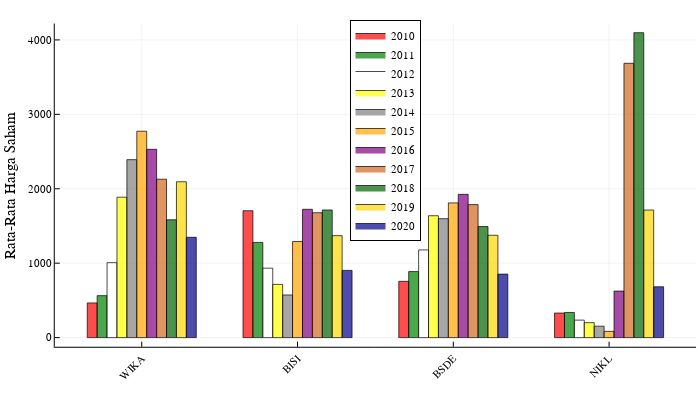

Notebook code cell kept with this figure:
### Code cell
saham=DataFrame(nama=["WIKA", "BISI", "BSDE", "NIKL"])
ket_saham = saham[:,1]
groupedbar([rata2010 rata2011 rata2012 rata2013 rata2014 rata2015 rata2016 rata2017 rata2018 rata2019 rata2020],
            bar_position = :dodge, 
            bar_width=0.7, 
            xticks=(1:4, ket_saham),
            labels=["2010" "2011" "2012" "2013" "2014" "2015" "2016" "2017" "2018" "2019" "2020"],
            legend=:top,
            ylabel="Rata-Rata Harga Saham",
            xrotation=45, 
            color=[:red :green :white :yellow :gray :orange :purple :chocolate :darkgreen :gold :darkblue],
            alpha=0.7,
            size=(700,400))

### Figure 1 — Plotly figure (JSON) as saved in the notebook; plotly's stock layout.template omitted (floating-point values rounded to 4 significant figures)
{"data": [{"fill": "tozeroy", "fillcolor": "rgba(255, 0, 0, 0.700)", "hoverinfo": "none", "legendgroup": "2010", "line": {"color": "rgba(0, 0, 0, 0.700)", "dash": "solid", "width": 1}, "mode": "lines", "name": "2010", "showlegend": true, "type": "scatter", "x": [0.65, 0.65, 0.7136, 0.7136, 0.65, 0.65], "xaxis": "x1", "y": [466, 0, 0, 466, 466, 466], "yaxis": "y1"}, {"fill": "tozeroy", "fillcolor": "rgba(255, 0, 0, 0.700)", "hoverinfo": "none", "legendgroup": "2010", "line": {"color": "rgba(0, 0, 0, 0.700)", "dash": "solid", "width": 1}, "mode": "lines", "name": "2010", "showlegend": false, "type": "scatter", "x": [1.65, 1.65, 1.714, 1.714, 1.65, 1.65], "xaxis": "x1", "y": [1705, 0, 0, 1705, 1705, 1705], "yaxis": "y1"}, {"fill": "tozeroy", "fillcolor": "rgba(255, 0, 0, 0.700)", "hoverinfo": "none", "legendgroup": "2010", "line": {"color": "rgba(0, 0, 0, 0.700)", "dash": "solid", "width": 1}, "mode": "lines", "name": "2010", "showlegend": false, "type": "scatter", "x": [2.65, 2.65, 2.714, 2.714, 2.65, 2.65], "xaxis": "x1", "y": [756, 0, 0, 756, 756, 756], "yaxis": "y1"}, {"fill": "tozeroy", "fillcolor": "rgba(255, 0, 0, 0.700)", "hoverinfo": "none", "legendgroup": "2010", "line": {"color": "rgba(0, 0, 0, 0.700)", "dash": "solid", "width": 1}, "mode": "lines", "name": "2010", "showlegend": false, "type": "scatter", "x": [3.65, 3.65, 3.714, 3.714, 3.65, 3.65], "xaxis": "x1", "y": [330, 0, 0, 330, 330, 330], "yaxis": "y1"}, {"colorbar": {"title": ""}, "legendgroup": "2010", "marker": {"color": "rgba(255, 0, 0, 0.000)", "line": {"color": "rgba(0, 0, 0, 0.000)", "width": 1}, "size": 0, "symbol": "circle"}, "mode": "markers", "name": "2010", "showlegend": false, "type": "scatter", "x": [0.6818, 1.682, 2.682, 3.682], "xaxis": "x", "y": [466, 1705, 756, 330], "yaxis": "y", "zmax": null, "zmin": null}, {"fill": "tozeroy", "fillcolor": "rgba(0, 128, 0, 0.700)", "hoverinfo": "none", "legendgroup": "2011", "line": {"color": "rgba(0, 0, 0, 0.700)", "dash": "solid", "width": 1}, "mode": "lines", "name": "2011", "showlegend": true, "type": "scatter", "x": [0.7136, 0.7136, 0.7773, 0.7773, 0.7136, 0.7136], "xaxis": "x1", "y": [564, 0, 0, 564, 564, 564], "yaxis": "y1"}, {"fill": "tozeroy", "fillcolor": "rgba(0, 128, 0, 0.700)", "hoverinfo": "none", "legendgroup": "2011", "line": {"color": "rgba(0, 0, 0, 0.700)", "dash": "solid", "width": 1}, "mode": "lines", "name": "2011", "showlegend": false, "type": "scatter", "x": [1.714, 1.714, 1.777, 1.777, 1.714, 1.714], "xaxis": "x1", "y": [1279, 0, 0, 1279, 1279, 1279], "yaxis": "y1"}, {"fill": "tozeroy", "fillcolor": "rgba(0, 128, 0, 0.700)", "hoverinfo": "none", "legendgroup": "2011", "line": {"color": "rgba(0, 0, 0, 0.700)", "dash": "solid", "width": 1}, "mode": "lines", "name": "2011", "showlegend": false, "type": "scatter", "x": [2.714, 2.714, 2.777, 2.777, 2.714, 2.714], "xaxis": "x1", "y": [887, 0, 0, 887, 887, 887], "yaxis": "y1"}, {"fill": "tozeroy", "fillcolor": "rgba(0, 128, 0, 0.700)", "hoverinfo": "none", "legendgroup": "2011", "line": {"color": "rgba(0, 0, 0, 0.700)", "dash": "solid", "width": 1}, "mode": "lines", "name": "2011", "showlegend": false, "type": "scatter", "x": [3.714, 3.714, 3.777, 3.777, 3.714, 3.714], "xaxis": "x1", "y": [338, 0, 0, 338, 338, 338], "yaxis": "y1"}, {"colorbar": {"title": ""}, "legendgroup": "2011", "marker": {"color": "rgba(0, 128, 0, 0.000)", "line": {"color": "rgba(0, 0, 0, 0.000)", "width": 1}, "size": 0, "symbol": "circle"}, "mode": "markers", "name": "2011", "showlegend": false, "type": "scatter", "x": [0.7455, 1.745, 2.745, 3.745], "xaxis": "x", "y": [564, 1279, 887, 338], "yaxis": "y", "zmax": null, "zmin": null}, {"fill": "tozeroy", "fillcolor": "rgba(255, 255, 255, 0.700)", "hoverinfo": "none", "legendgroup": "2012", "line": {"color": "rgba(0, 0, 0, 0.700)", "dash": "solid", "width": 1}, "mode": "lines", "name": "2012", "showlegend": true, "type": "scatter", "x": [0.7773, 0.7773, 0.8409, 0.8409, 0.7773, 0.7773], "xaxis": "x1", "y": [1007, 0, 0, 1007, 1007, 1007], "yaxis": "y1"}, {"fill": "tozeroy", "fillcolor": "rgba(255, 255, 255, 0.700)", "hoverinfo": "none", "legendgroup": "2012", "line": {"color": "rgba(0, 0, 0, 0.700)", "dash": "solid", "width": 1}, "mode": "lines", "name": "2012", "showlegend": false, "type": "scatter", "x": [1.777, 1.777, 1.841, 1.841, 1.777, 1.777], "xaxis": "x1", "y": [933, 0, 0, 933, 933, 933], "yaxis": "y1"}, {"fill": "tozeroy", "fillcolor": "rgba(255, 255, 255, 0.700)", "hoverinfo": "none", "legendgroup": "2012", "line": {"color": "rgba(0, 0, 0, 0.700)", "dash": "solid", "width": 1}, "mode": "lines", "name": "2012", "showlegend": false, "type": "scatter", "x": [2.777, 2.777, 2.841, 2.841, 2.777, 2.777], "xaxis": "x1", "y": [1178, 0, 0, 1178, 1178, 1178], "yaxis": "y1"}, {"fill": "tozeroy", "fillcolor": "rgba(255, 255, 255, 0.700)", "hoverinfo": "none", "legendgroup": "2012", "line": {"color": "rgba(0, 0, 0, 0.700)", "dash": "solid", "width": 1}, "mode": "lines", "name": "2012", "showlegend": false, "type": "scatter", "x": [3.777, 3.777, 3.841, 3.841, 3.777, 3.777], "xaxis": "x1", "y": [235, 0, 0, 235, 235, 235], "yaxis": "y1"}, {"colorbar": {"title": ""}, "legendgroup": "2012", "marker": {"color": "rgba(255, 255, 255, 0.000)", "line": {"color": "rgba(0, 0, 0, 0.000)", "width": 1}, "size": 0, "symbol": "circle"}, "mode": "markers", "name": "2012", "showlegend": false, "type": "scatter", "x": [0.8091, 1.809, 2.809, 3.809], "xaxis": "x", "y": [1007, 933, 1178, 235], "yaxis": "y", "zmax": null, "zmin": null}, {"fill": "tozeroy", "fillcolor": "rgba(255, 255, 0, 0.700)", "hoverinfo": "none", "legendgroup": "2013", "line": {"color": "rgba(0, 0, 0, 0.700)", "dash": "solid", "width": 1}, "mode": "lines", "name": "2013", "showlegend": true, "type": "scatter", "x": [0.8409, 0.8409, 0.9045, 0.9045, 0.8409, 0.8409], "xaxis": "x1", "y": [1887, 0, 0, 1887, 1887, 1887], "yaxis": "y1"}, {"fill": "tozeroy", "fillcolor": "rgba(255, 255, 0, 0.700)", "hoverinfo": "none", "legendgroup": "2013", "line": {"color": "rgba(0, 0, 0, 0.700)", "dash": "solid", "width": 1}, "mode": "lines", "name": "2013", "showlegend": false, "type": "scatter", "x": [1.841, 1.841, 1.905, 1.905, 1.841, 1.841], "xaxis": "x1", "y": [715, 0, 0, 715, 715, 715], "yaxis": "y1"}, {"fill": "tozeroy", "fillcolor": "rgba(255, 255, 0, 0.700)", "hoverinfo": "none", "legendgroup": "2013", "line": {"color": "rgba(0, 0, 0, 0.700)", "dash": "solid", "width": 1}, "mode": "lines", "name": "2013", "showlegend": false, "type": "scatter", "x": [2.841, 2.841, 2.905, 2.905, 2.841, 2.841], "xaxis": "x1", "y": [1638, 0, 0, 1638, 1638, 1638], "yaxis": "y1"}, {"fill": "tozeroy", "fillcolor": "rgba(255, 255, 0, 0.700)", "hoverinfo": "none", "legendgroup": "2013", "line": {"color": "rgba(0, 0, 0, 0.700)", "dash": "solid", "width": 1}, "mode": "lines", "name": "2013", "showlegend": false, "type": "scatter", "x": [3.841, 3.841, 3.905, 3.905, 3.841, 3.841], "xaxis": "x1", "y": [201, 0, 0, 201, 201, 201], "yaxis": "y1"}, {"colorbar": {"title": ""}, "legendgroup": "2013", "marker": {"color": "rgba(255, 255, 0, 0.000)", "line": {"color": "rgba(0, 0, 0, 0.000)", "width": 1}, "size": 0, "symbol": "circle"}, "mode": "markers", "name": "2013", "showlegend": false, "type": "scatter", "x": [0.8727, 1.873, 2.873, 3.873], "xaxis": "x", "y": [1887, 715, 1638, 201], "yaxis": "y", "zmax": null, "zmin": null}, {"fill": "tozeroy", "fillcolor": "rgba(128, 128, 128, 0.700)", "hoverinfo": "none", "legendgroup": "2014", "line": {"color": "rgba(0, 0, 0, 0.700)", "dash": "solid", "width": 1}, "mode": "lines", "name": "2014", "showlegend": true, "type": "scatter", "x": [0.9045, 0.9045, 0.9682, 0.9682, 0.9045, 0.9045], "xaxis": "x1", "y": [2391, 0, 0, 2391, 2391, 2391], "yaxis": "y1"}, {"fill": "tozeroy", "fillcolor": "rgba(128, 128, 128, 0.700)", "hoverinfo": "none", "legendgroup": "2014", "line": {"color": "rgba(0, 0, 0, 0.700)", "dash": "solid", "width": 1}, "mode": "lines", "name": "2014", "showlegend": false, "type": "scatter", "x": [1.905, 1.905, 1.968, 1.968, 1.905, 1.905], "xaxis": "x1", "y": [573, 0, 0, 573, 573, 573], "yaxis": "y1"}, {"fill": "tozeroy", "fillcolor": "rgba(128, 128, 128, 0.700)", "hoverinfo": "none", "legendgroup": "2014", "line": {"color": "rgba(0, 0, 0, 0.700)", "dash": "solid", "width": 1}, "mode": "lines", "name": "2014", "showlegend": false, "type": "scatter", "x": [2.905, 2.905, 2.968, 2.968, 2.905, 2.905], "xaxis": "x1", "y": [1598, 0, 0, 1598, 1598, 1598], "yaxis": "y1"}, {"fill": "tozeroy", "fillcolor": "rgba(128, 128, 128, 0.700)", "hoverinfo": "none", "legendgroup": "2014", "line": {"color": "rgba(0, 0, 0, 0.700)", "dash": "solid", "width": 1}, "mode": "lines", "name": "2014", "showlegend": false, "type": "scatter", "x": [3.905, 3.905, 3.968, 3.968, 3.905, 3.905], "xaxis": "x1", "y": [154, 0, 0, 154, 154, 154], "yaxis": "y1"}, {"colorbar": {"title": ""}, "legendgroup": "2014", "marker": {"color": "rgba(128, 128, 128, 0.000)", "line": {"color": "rgba(0, 0, 0, 0.000)", "width": 1}, "size": 0, "symbol": "circle"}, "mode": "markers", "name": "2014", "showlegend": false, "type": "scatter", "x": [0.9364, 1.936, 2.936, 3.936], "xaxis": "x", "y": [2391, 573, 1598, 154], "yaxis": "y", "zmax": null, "zmin": null}, {"fill": "tozeroy", "fillcolor": "rgba(255, 165, 0, 0.700)", "hoverinfo": "none", "legendgroup": "2015", "line": {"color": "rgba(0, 0, 0, 0.700)", "dash": "solid", "width": 1}, "mode": "lines", "name": "2015", "showlegend": true, "type": "scatter", "x": [0.9682, 0.9682, 1.032, 1.032, 0.9682, 0.9682], "xaxis": "x1", "y": [2773, 0, 0, 2773, 2773, 2773], "yaxis": "y1"}, {"fill": "tozeroy", "fillcolor": "rgba(255, 165, 0, 0.700)", "hoverinfo": "none", "legendgroup": "2015", "line": {"color": "rgba(0, 0, 0, 0.700)", "dash": "solid", "width": 1}, "mode": "lines", "name": "2015", "showlegend": false, "type": "scatter", "x": [1.968, 1.968, 2.032, 2.032, 1.968, 1.968], "xaxis": "x1", "y": [1291, 0, 0, 1291, 1291, 1291], "yaxis": "y1"}, {"fill": "tozeroy", "fillcolor": "rgba(255, 165, 0, 0.700)", "hoverinfo": "none", "legendgroup": "2015", "line": {"color": "rgba(0, 0, 0, 0.700)", "dash": "solid", "width": 1}, "mode": "lines", "name": "2015", "showlegend": false, "type": "scatter", "x": [2.968, 2.968, 3.032, 3.032, 2.968, 2.968], "xaxis": "x1", "y": [1810, 0, 0, 1810, 1810, 1810], "yaxis": "y1"}, {"fill": "tozeroy", "fillcolor": "rgba(255, 165, 0, 0.700)", "hoverinfo": "none", "legendgroup": "2015", "line": {"color": "rgba(0, 0, 0, 0.700)", "dash": "solid", "width": 1}, "mode": "lines", "name": "2015", "showlegend": false, "type": "scatter", "x": [3.968, 3.968, 4.032, 4.032, 3.968, 3.968], "xaxis": "x1", "y": [84, 0, 0, 84, 84, 84], "yaxis": "y1"}, {"colorbar": {"title": ""}, "legendgroup": "2015", "marker": {"color": "rgba(255, 165, 0, 0.000)", "line": {"color": "rgba(0, 0, 0, 0.000)", "width": 1}, "size": 0, "symbol": "circle"}, "mode": "markers", "name": "2015", "showlegend": false, "type": "scatter", "x": [1, 2.0, 3, 4], "xaxis": "x", "y": [2773, 1291, 1810, 84], "yaxis": "y", "zmax": null, "zmin": null}, {"fill": "tozeroy", "fillcolor": "rgba(128, 0, 128, 0.700)", "hoverinfo": "none", "legendgroup": "2016", "line": {"color": "rgba(0, 0, 0, 0.700)", "dash": "solid", "width": 1}, "mode": "lines", "name": "2016", "showlegend": true, "type": "scatter", "x": [1.032, 1.032, 1.095, 1.095, 1.032, 1.032], "xaxis": "x1", "y": [2530, 0, 0, 2530, 2530, 2530], "yaxis": "y1"}, {"fill": "tozeroy", "fillcolor": "rgba(128, 0, 128, 0.700)", "hoverinfo": "none", "legendgroup": "2016", "line": {"color": "rgba(0, 0, 0, 0.700)", "dash": "solid", "width": 1}, "mode": "lines", "name": "2016", "showlegend": false, "type": "scatter", "x": [2.032, 2.032, 2.095, 2.095, 2.032, 2.032], "xaxis": "x1", "y": [1724, 0, 0, 1724, 1724, 1724], "yaxis": "y1"}, {"fill": "tozeroy", "fillcolor": "rgba(128, 0, 128, 0.700)", "hoverinfo": "none", "legendgroup": "2016", "line": {"color": "rgba(0, 0, 0, 0.700)", "dash": "solid", "width": 1}, "mode": "lines", "name": "2016", "showlegend": false, "type": "scatter", "x": [3.032, 3.032, 3.095, 3.095, 3.032, 3.032], "xaxis": "x1", "y": [1925, 0, 0, 1925, 1925, 1925], "yaxis": "y1"}, {"fill": "tozeroy", "fillcolor": "rgba(128, 0, 128, 0.700)", "hoverinfo": "none", "legendgroup": "2016", "line": {"color": "rgba(0, 0, 0, 0.700)", "dash": "solid", "width": 1}, "mode": "lines", "name": "2016", "showlegend": false, "type": "scatter", "x": [4.032, 4.032, 4.095, 4.095, 4.032, 4.032], "xaxis": "x1", "y": [625, 0, 0, 625, 625, 625], "yaxis": "y1"}, {"colorbar": {"title": ""}, "legendgroup": "2016", "marker": {"color": "rgba(128, 0, 128, 0.000)", "line": {"color": "rgba(0, 0, 0, 0.000)", "width": 1}, "size": 0, "symbol": "circle"}, "mode": "markers", "name": "2016", "showlegend": false, "type": "scatter", "x": [1.064, 2.064, 3.064, 4.064], "xaxis": "x", "y": [2530, 1724, 1925, 625], "yaxis": "y", "zmax": null, "zmin": null}, {"fill": "tozeroy", "fillcolor": "rgba(210, 105, 30, 0.700)", "hoverinfo": "none", "legendgroup": "2017", "line": {"color": "rgba(0, 0, 0, 0.700)", "dash": "solid", "width": 1}, "mode": "lines", "name": "2017", "showlegend": true, "type": "scatter", "x": [1.095, 1.095, 1.159, 1.159, 1.095, 1.095], "xaxis": "x1", "y": [2128, 0, 0, 2128, 2128, 2128], "yaxis": "y1"}, {"fill": "tozeroy", "fillcolor": "rgba(210, 105, 30, 0.700)", "hoverinfo": "none", "legendgroup": "2017", "line": {"color": "rgba(0, 0, 0, 0.700)", "dash": "solid", "width": 1}, "mode": "lines", "name": "2017", "showlegend": false, "type": "scatter", "x": [2.095, 2.095, 2.159, 2.159, 2.095, 2.095], "xaxis": "x1", "y": [1678, 0, 0, 1678, 1678, 1678], "yaxis": "y1"}, {"fill": "tozeroy", "fillcolor": "rgba(210, 105, 30, 0.700)", "hoverinfo": "none", "legendgroup": "2017", "line": {"color": "rgba(0, 0, 0, 0.700)", "dash": "solid", "width": 1}, "mode": "lines", "name": "2017", "showlegend": false, "type": "scatter", "x": [3.095, 3.095, 3.159, 3.159, 3.095, 3.095], "xaxis": "x1", "y": [1787, 0, 0, 1787, 1787, 1787], "yaxis": "y1"}, {"fill": "tozeroy", "fillcolor": "rgba(210, 105, 30, 0.700)", "hoverinfo": "none", "legendgroup": "2017", "line": {"color": "rgba(0, 0, 0, 0.700)", "dash": "solid", "width": 1}, "mode": "lines", "name": "2017", "showlegend": false, "type": "scatter", "x": [4.095, 4.095, 4.159, 4.159, 4.095, 4.095], "xaxis": "x1", "y": [3686, 0, 0, 3686, 3686, 3686], "yaxis": "y1"}, {"colorbar": {"title": ""}, "legendgroup": "2017", "marker": {"color": "rgba(210, 105, 30, 0.000)", "line": {"color": "rgba(0, 0, 0, 0.000)", "width": 1}, "size": 0, "symbol": "circle"}, "mode": "markers", "name": "2017", "showlegend": false, "type": "scatter", "x": [1.127, 2.127, 3.127, 4.127], "xaxis": "x", "y": [2128, 1678, 1787, 3686], "yaxis": "y", "zmax": null, "zmin": null}, {"fill": "tozeroy", "fillcolor": "rgba(0, 100, 0, 0.700)", "hoverinfo": "none", "legendgroup": "2018", "line": {"color": "rgba(0, 0, 0, 0.700)", "dash": "solid", "width": 1}, "mode": "lines", "name": "2018", "showlegend": true, "type": "scatter", "x": [1.159, 1.159, 1.223, 1.223, 1.159, 1.159], "xaxis": "x1", "y": [1583, 0, 0, 1583, 1583, 1583], "yaxis": "y1"}, {"fill": "tozeroy", "fillcolor": "rgba(0, 100, 0, 0.700)", "hoverinfo": "none", "legendgroup": "2018", "line": {"color": "rgba(0, 0, 0, 0.700)", "dash": "solid", "width": 1}, "mode": "lines", "name": "2018", "showlegend": false, "type": "scatter", "x": [2.159, 2.159, 2.223, 2.223, 2.159, 2.159], "xaxis": "x1", "y": [1715, 0, 0, 1715, 1715, 1715], "yaxis": "y1"}, {"fill": "tozeroy", "fillcolor": "rgba(0, 100, 0, 0.700)", "hoverinfo": "none", "legendgroup": "2018", "line": {"color": "rgba(0, 0, 0, 0.700)", "dash": "solid", "width": 1}, "mode": "lines", "name": "2018", "showlegend": false, "type": "scatter", "x": [3.159, 3.159, 3.223, 3.223, 3.159, 3.159], "xaxis": "x1", "y": [1492, 0, 0, 1492, 1492, 1492], "yaxis": "y1"}, {"fill": "tozeroy", "fillcolor": "rgba(0, 100, 0, 0.700)", "hoverinfo": "none", "legendgroup": "2018", "line": {"color": "rgba(0, 0, 0, 0.700)", "dash": "solid", "width": 1}, "mode": "lines", "name": "2018", "showlegend": false, "type": "scatter", "x": [4.159, 4.159, 4.223, 4.223, 4.159, 4.159], "xaxis": "x1", "y": [4097, 0, 0, 4097, 4097, 4097], "yaxis": "y1"}, {"colorbar": {"title": ""}, "legendgroup": "2018", "marker": {"color": "rgba(0, 100, 0, 0.000)", "line": {"color": "rgba(0, 0, 0, 0.000)", "width": 1}, "size": 0, "symbol": "circle"}, "mode": "markers", "name": "2018", "showlegend": false, "type": "scatter", "x": [1.191, 2.191, 3.191, 4.191], "xaxis": "x", "y": [1583, 1715, 1492, 4097], "yaxis": "y", "zmax": null, "zmin": null}, {"fill": "tozeroy", "fillcolor": "rgba(255, 215, 0, 0.700)", "hoverinfo": "none", "legendgroup": "2019", "line": {"color": "rgba(0, 0, 0, 0.700)", "dash": "solid", "width": 1}, "mode": "lines", "name": "2019", "showlegend": true, "type": "scatter", "x": [1.223, 1.223, 1.286, 1.286, 1.223, 1.223], "xaxis": "x1", "y": [2094, 0, 0, 2094, 2094, 2094], "yaxis": "y1"}, {"fill": "tozeroy", "fillcolor": "rgba(255, 215, 0, 0.700)", "hoverinfo": "none", "legendgroup": "2019", "line": {"color": "rgba(0, 0, 0, 0.700)", "dash": "solid", "width": 1}, "mode": "lines", "name": "2019", "showlegend": false, "type": "scatter", "x": [2.223, 2.223, 2.286, 2.286, 2.223, 2.223], "xaxis": "x1", "y": [1370, 0, 0, 1370, 1370, 1370], "yaxis": "y1"}, {"fill": "tozeroy", "fillcolor": "rgba(255, 215, 0, 0.700)", "hoverinfo": "none", "legendgroup": "2019", "line": {"color": "rgba(0, 0, 0, 0.700)", "dash": "solid", "width": 1}, "mode": "lines", "name": "2019", "showlegend": false, "type": "scatter", "x": [3.223, 3.223, 3.286, 3.286, 3.223, 3.223], "xaxis": "x1", "y": [1375, 0, 0, 1375, 1375, 1375], "yaxis": "y1"}, {"fill": "tozeroy", "fillcolor": "rgba(255, 215, 0, 0.700)", "hoverinfo": "none", "legendgroup": "2019", "line": {"color": "rgba(0, 0, 0, 0.700)", "dash": "solid", "width": 1}, "mode": "lines", "name": "2019", "showlegend": false, "type": "scatter", "x": [4.223, 4.223, 4.286, 4.286, 4.223, 4.223], "xaxis": "x1", "y": [1714, 0, 0, 1714, 1714, 1714], "yaxis": "y1"}, {"colorbar": {"title": ""}, "legendgroup": "2019", "marker": {"color": "rgba(255, 215, 0, 0.000)", "line": {"color": "rgba(0, 0, 0, 0.000)", "width": 1}, "size": 0, "symbol": "circle"}, "mode": "markers", "name": "2019", "showlegend": false, "type": "scatter", "x": [1.255, 2.255, 3.255, 4.255], "xaxis": "x", "y": [2094, 1370, 1375, 1714], "yaxis": "y", "zmax": null, "zmin": null}, {"fill": "tozeroy", "fillcolor": "rgba(0, 0, 139, 0.700)", "hoverinfo": "none", "legendgroup": "2020", "line": {"color": "rgba(0, 0, 0, 0.700)", "dash": "solid", "width": 1}, "mode": "lines", "name": "2020", "showlegend": true, "type": "scatter", "x": [1.286, 1.286, 1.35, 1.35, 1.286, 1.286], "xaxis": "x1", "y": [1348, 0, 0, 1348, 1348, 1348], "yaxis": "y1"}, {"fill": "tozeroy", "fillcolor": "rgba(0, 0, 139, 0.700)", "hoverinfo": "none", "legendgroup": "2020", "line": {"color": "rgba(0, 0, 0, 0.700)", "dash": "solid", "width": 1}, "mode": "lines", "name": "2020", "showlegend": false, "type": "scatter", "x": [2.286, 2.286, 2.35, 2.35, 2.286, 2.286], "xaxis": "x1", "y": [903, 0, 0, 903, 903, 903], "yaxis": "y1"}, {"fill": "tozeroy", "fillcolor": "rgba(0, 0, 139, 0.700)", "hoverinfo": "none", "legendgroup": "2020", "line": {"color": "rgba(0, 0, 0, 0.700)", "dash": "solid", "width": 1}, "mode": "lines", "name": "2020", "showlegend": false, "type": "scatter", "x": [3.286, 3.286, 3.35, 3.35, 3.286, 3.286], "xaxis": "x1", "y": [853, 0, 0, 853, 853, 853], "yaxis": "y1"}, {"fill": "tozeroy", "fillcolor": "rgba(0, 0, 139, 0.700)", "hoverinfo": "none", "legendgroup": "2020", "line": {"color": "rgba(0, 0, 0, 0.700)", "dash": "solid", "width": 1}, "mode": "lines", "name": "2020", "showlegend": false, "type": "scatter", "x": [4.286, 4.286, 4.35, 4.35, 4.286, 4.286], "xaxis": "x1", "y": [683, 0, 0, 683, 683, 683], "yaxis": "y1"}, {"colorbar": {"title": ""}, "legendgroup": "2020", "marker": {"color": "rgba(0, 0, 139, 0.000)", "line": {"color": "rgba(0, 0, 0, 0.000)", "width": 1}, "size": 0, "symbol": "circle"}, "mode": "markers", "name": "2020", "showlegend": false, "type": "scatter", "x": [1.318, 2.318, 3.318, 4.318], "xaxis": "x", "y": [1348, 903, 853, 683], "yaxis": "y", "zmax": null, "zmin": null}], "layout": {"annotations": [], "height": 400, "legend": {"bgcolor": "rgba(255, 255, 255, 1.000)", "bordercolor": "rgba(0, 0, 0, 1.000)", "borderwidth": 1, "font": {"color": "rgba(0, 0, 0, 1.000)", "family": "sans-serif", "size": 11}, "title": {"font": {"color": "rgba(0, 0, 0, 1.000)", "family": "sans-serif", "size": 15}, "text": ""}, "tracegroupgap": 0, "traceorder": "normal", "x": 0.55, "xanchor": "center", "y": 1, "yanchor": "top"}, "margin": {"b": 20, "l": 0, "r": 0, "t": 20}, "paper_bgcolor": "rgba(255, 255, 255, 1.000)", "plot_bgcolor": "rgba(255, 255, 255, 1.000)", "showlegend": true, "width": 700, "xaxis": {"anchor": "y", "domain": [0.07824, 0.9944], "gridcolor": "rgba(0, 0, 0, 0.100)", "gridwidth": 0.5, "linecolor": "rgba(0, 0, 0, 1.000)", "mirror": false, "range": [0.4416, 4.558], "showgrid": true, "showline": true, "showticklabels": true, "tickangle": -45, "tickcolor": "rgb(0, 0, 0)", "tickfont": {"color": "rgba(0, 0, 0, 1.000)", "family": "sans-serif", "size": 11}, "tickmode": "array", "ticks": "inside", "ticktext": ["WIKA", "BISI", "BSDE", "NIKL"], "tickvals": [1, 2, 3, 4], "title": "", "titlefont": {"color": "rgba(0, 0, 0, 1.000)", "family": "sans-serif", "size": 15}, "type": "-", "visible": true, "zeroline": false, "zerolinecolor": "rgba(0, 0, 0, 1.000)"}, "yaxis": {"anchor": "x", "domain": [0.09234, 0.9902], "gridcolor": "rgba(0, 0, 0, 0.100)", "gridwidth": 0.5, "linecolor": "rgba(0, 0, 0, 1.000)", "mirror": false, "range": [-122.9, 4220.0], "showgrid": true, "showline": true, "showticklabels": true, "tickangle": 0, "tickcolor": "rgb(0, 0, 0)", "tickfont": {"color": "rgba(0, 0, 0, 1.000)", "family": "sans-serif", "size": 11}, "tickmode": "array", "ticks": "inside", "ticktext": ["0", "1000", "2000", "3000", "4000"], "tickvals": [0, 1000, 2000, 3000, 4000], "title": "Rata-Rata Harga Saham", "titlefont": {"color": "rgba(0, 0, 0, 1.000)", "family": "sans-serif", "size": 15}, "type": "-", "visible": true, "zeroline": false, "zerolinecolor": "rgba(0, 0, 0, 1.000)"}}}
